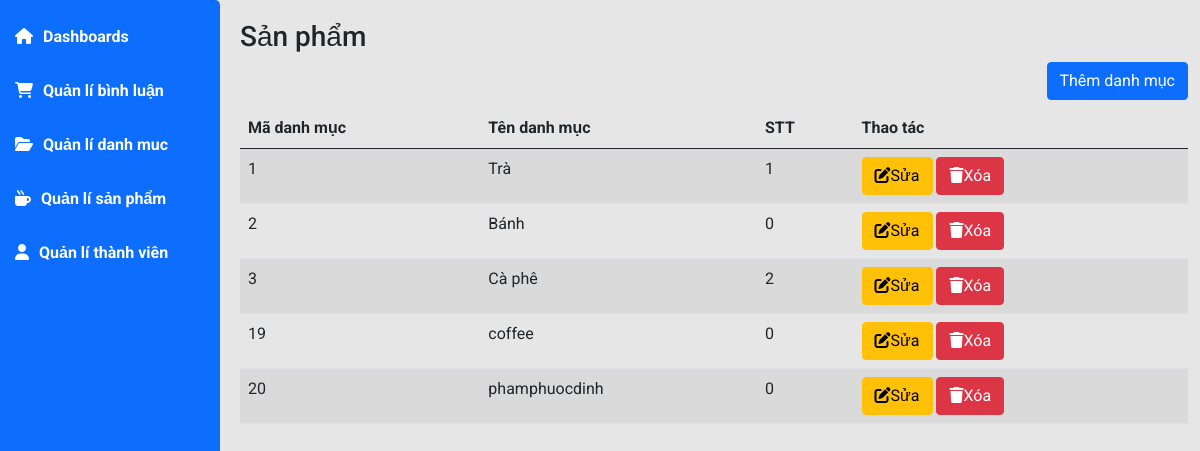
The page /admin/index.php?pg=catalog on the database its author committed.
### tables this page shows
CREATE TABLE `danhmuc` (
  `id` int(4) NOT NULL,
  `name` varchar(50) NOT NULL,
  `home` tinyint(1) NOT NULL DEFAULT 0,
  `stt` tinyint(1) NOT NULL DEFAULT 0
);

### dao/pdo.php (called while the page is built, shortened)
<?php
function pdo_get_connection(){
    $dburl = "mysql:host=localhost;dbname=test;charset=utf8";
    $username = 'root';
    $password = '';
    $conn = new PDO($dburl, $username, $password);
    $conn->setAttribute(PDO::ATTR_ERRMODE, PDO::ERRMODE_EXCEPTION);
    return $conn;
}
function pdo_query($sql){
    $sql_args = array_slice(func_get_args(), 1);
    try{
        $conn = pdo_get_connection();
        $stmt = $conn->prepare($sql);
        $stmt->execute($sql_args);
        $rows = $stmt->fetchAll();
        return $rows;
    }
    catch(PDOException $e){
        throw $e;
    }
    finally{
        unset($conn);
    }
}

### dao/danhmuc.php (called while the page is built, shortened)
<?php
require_once 'pdo.php';
function catalog_list()
{
    $sql = "SELECT * FROM DanhMuc";
    return pdo_query($sql);
}

### admin/view/catalog.php (the view, shortened to what this page needs)
<div class="main-content">
          <h3 class="title-page">Sản phẩm</h3>
          <div class="d-flex justify-content-end">
            <a href="index.php?pg=catalog_add" class="btn btn-primary mb-2"
              >Thêm danh mục</a>
          </div>
          <table id="example" class="table table-striped" style="width: 100%">
            <thead>
              <tr>
              <th>Mã danh mục</th>
                <th>Tên danh mục</th>
                <th>STT</th>
                <th>Thao tác</th>
              </tr>
            </thead>
            <tbody>
                <?php foreach($danhmuclist as $dm): ?>
                <tr>
                <td><?=$dm['id']?></td>
                <td><?=$dm['name']?></td>
                <td><?=$dm['stt']?></td>
                <td>
                <a href="index.php?pg=catalog_update&id=<?=$dm['id']?>" class="btn btn-warning"><i class="fa-solid fa-pen-to-square"></i>Sửa</a>
                    <a href="index.php?pg=catalog_del&id=<?=$dm['id']?>" class="btn btn-danger"><i class="fa-solid fa-trash"></i>Xóa</a>
            </tr>
            <?php endforeach; ?>
            </tbody>
          </table>
        </div>
      </div>
    </div>

### admin/layout/assets/css/main.css (style rules this page uses)
* { padding: 0; margin: 0; box-sizing: border-box; font-family: 'Roboto', sans-serif; }
body { background-color: #e6e6e6; }
.main-content { padding-left: 240px; padding-bottom: 20px; }
.main-content .title-page { padding-top: 20px; }

### rows shown on the page
danhmuc: id "1", name "Trà", stt "1"
danhmuc: id "2", name "Bánh", stt "0"
danhmuc: id "3", name "Cà phê", stt "2"
danhmuc: id "19", name "coffee", stt "0"
danhmuc: id "20", name "phamphuocdinh", stt "0"
